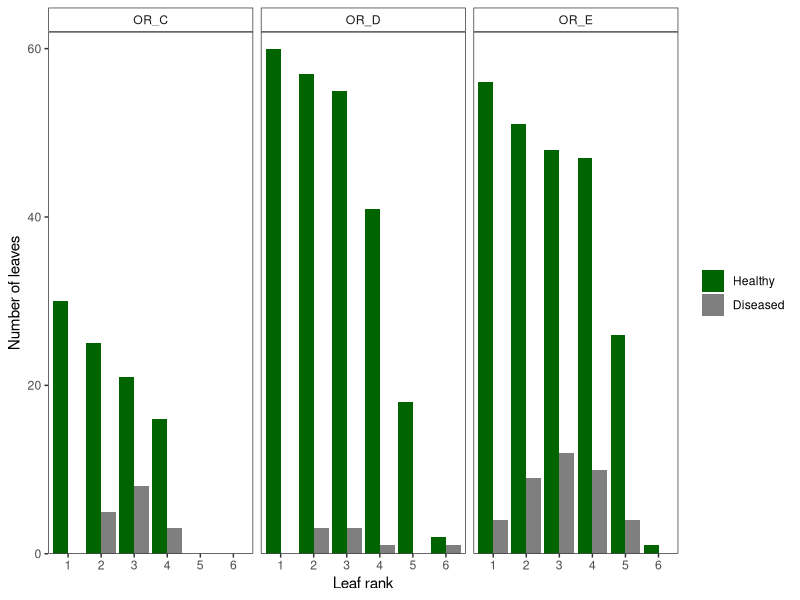
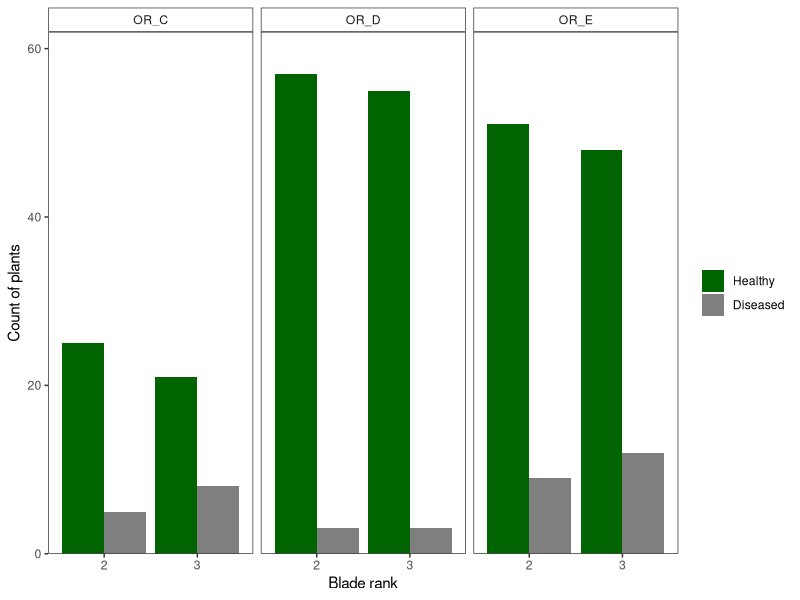

These charts were generated, in order, by the following R code:
## ---- chunk 1
knitr::opts_chunk$set(echo = FALSE)
library(tidyverse)
library(readxl)
## ---- chunk 2

or <- read_xlsx(path = "oregon-leaf2/Data_WD_OR_2019_Comparison.xlsx",sheet="data final",trim_ws = TRUE)
or$Estuary <- as.factor(or$Estuary)
or$Site <- as.factor(or$Site)
leaf <- tibble("Site"=or$Site,"Depth"=or$Depth,"Shoot"=or$`Shoot #`,"Leaf"=or$`Leaf #`,WD=or$`Wasting Disease?`)
leaf$WD <- gsub("1","0",leaf$WD)
leaf$WD <- gsub("2","1",leaf$WD)
leaf$Meadow[leaf$Site=="IF"] <- "OR_D"
leaf$Meadow[leaf$Site=="SBS"] <- "OR_C"
leaf$Meadow[leaf$Site=="SBN"] <- "OR_E"

leaf$Leaf <- as.factor(leaf$Leaf)
leaf_summ <- leaf %>%
  group_by(Site,Meadow,Depth,Leaf)%>%
  summarise(n=length(WD),diseased=length(WD[WD==1]),healthy=length(WD[WD==0]),
            prevalence=diseased/n)
leaf_summ2 <- leaf %>%
  group_by(Site,Meadow,Leaf)%>%
  summarise(n=length(WD),diseased=length(WD[WD==1]),healthy=length(WD[WD==0]),
            prevalence=diseased/n)
print(leaf_summ2)

ggplot(leaf,aes(x=Leaf,fill=WD))+geom_bar(position = position_dodge(preserve = "single"))+
  facet_wrap(~Meadow)+
  scale_y_continuous(expand = c(0,0),limits=c(0,62))+
  theme_bw(base_size = 11)+
  scale_fill_manual(values=c("darkgreen","grey50"),labels=c("Healthy","Diseased"))+
  xlab("Leaf rank")+
  ylab("Number of leaves")+
  theme(legend.title = element_blank(),
        panel.grid = element_blank(),
        strip.background = element_rect(fill="white"))
ggplot(leaf[leaf$Leaf==2|leaf$Leaf==3,],aes(x=Leaf,fill=WD))+geom_bar(position = position_dodge(preserve = "single"))+
  facet_wrap(~Meadow)+
  scale_y_continuous(expand = c(0,0),limits=c(0,62))+
  theme_bw(base_size = 11)+
  scale_fill_manual(values=c("darkgreen","grey50"),labels=c("Healthy","Diseased"))+
  xlab("Blade rank")+
  ylab("Count of plants")+
  theme(legend.title = element_blank(),
        panel.grid = element_blank(),
        strip.background = element_rect(fill="white"))
## ---- chunk 3
leaf23 <- subset(leaf,Leaf=="2" | Leaf=="3")
leaf23$WD <- as.integer(leaf23$WD)
m1 <- glm(WD~Leaf,data=leaf23, family=binomial)
summary(m1)
m2 <- glm(WD~Leaf*Site,data=leaf23, family=binomial)
summary(m2)
drop1(m2)
